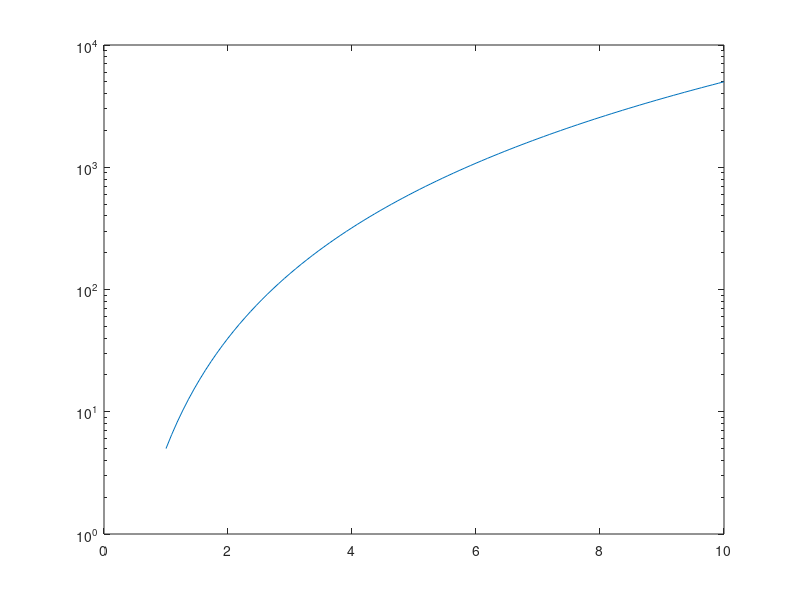

MATLAB code for this plot:
function result = test_semilogy_001
result = false;
a = figure;
t = linspace(1,10);
semilogy(t,5*t.^3);
drawnow;
close(a);
result = true;
